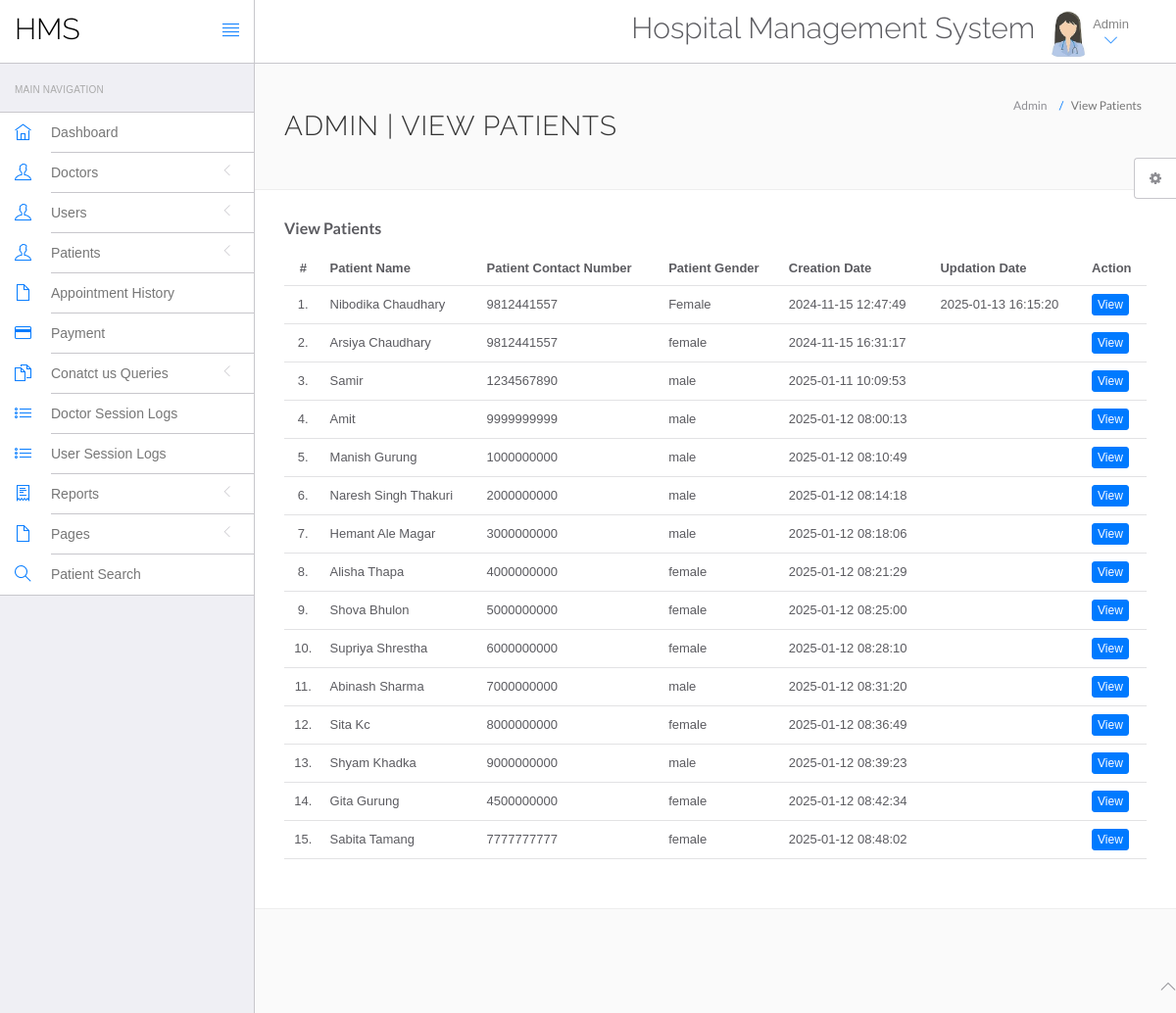
/hospital/hms/admin/manage-patient.php (signed in), run on the app's committed database.
### tables this page shows
CREATE TABLE `tblpatient` (
  `ID` int(10) NOT NULL,
  `Docid` int(10) DEFAULT NULL,
  `PatientName` varchar(200) DEFAULT NULL,
  `PatientContno` bigint(10) DEFAULT NULL,
  `PatientEmail` varchar(200) DEFAULT NULL,
  `PatientGender` varchar(50) DEFAULT NULL,
  `PatientAdd` mediumtext DEFAULT NULL,
  `PatientAge` int(10) DEFAULT NULL,
  `PatientMedhis` mediumtext DEFAULT NULL,
  `disease` text NOT NULL,
  `prescription` text NOT NULL,
  `CreationDate` timestamp NULL DEFAULT current_timestamp(),
  `UpdationDate` timestamp NULL DEFAULT NULL ON UPDATE current_timestamp()
);

### hospital/hms/admin/manage-patient.php (the view, shortened to what this page needs)
<?php
include('include/config.php');
if(strlen($_SESSION['id']==0)) {
 header('location:logout.php');
  } else{
?>
<!DOCTYPE html>
<html lang="en">
	<head>
		<link rel="stylesheet" href="vendor/bootstrap/css/bootstrap.min.css">
		<link rel="stylesheet" href="vendor/fontawesome/css/font-awesome.min.css">
		<link rel="stylesheet" href="vendor/themify-icons/themify-icons.min.css">
		<link href="vendor/animate.css/animate.min.css" rel="stylesheet" media="screen">
		<link href="vendor/perfect-scrollbar/perfect-scrollbar.min.css" rel="stylesheet" media="screen">
		<link href="vendor/switchery/switchery.min.css" rel="stylesheet" media="screen">
		<link href="vendor/bootstrap-touchspin/jquery.bootstrap-touchspin.min.css" rel="stylesheet" media="screen">
		<link href="vendor/select2/select2.min.css" rel="stylesheet" media="screen">
		<link href="vendor/bootstrap-datepicker/bootstrap-datepicker3.standalone.min.css" rel="stylesheet" media="screen">
		<link href="vendor/bootstrap-timepicker/bootstrap-timepicker.min.css" rel="stylesheet" media="screen">
		<link rel="stylesheet" href="assets/css/styles.css">
		<link rel="stylesheet" href="assets/css/plugins.css">
		<link rel="stylesheet" href="assets/css/themes/theme-1.css" id="skin_color" />
	</head>
	<body>
		<div id="app">
<?php include('include/sidebar.php');?>
<div class="app-content">
<?php include('include/header.php');?>
<div class="main-content" >
<div class="wrap-content container" id="container">
<section id="page-title">
<div class="row">
<div class="col-sm-8">
<h1 class="mainTitle">Admin | View Patients</h1>
</div>
<ol class="breadcrumb">
<li>
<span>Admin</span>
</li>
<li class="active">
<span>View Patients</span>
</li>
</ol>
</div>
</section>
<div class="container-fluid container-fullw bg-white">
<div class="row">
<div class="col-md-12">
<h5 class="over-title margin-bottom-15 text-bold">View <span class="text-bold">Patients</span></h5>
<table class="table table-hover" id="sample-table-1">
<thead>
<tr>
<th class="center">#</th>
<th>Patient Name</th>
<th>Patient Contact Number</th>
<th>Patient Gender </th>
<th>Creation Date </th>
<th>Updation Date </th>
<th>Action</th>
</tr>
</thead>
<tbody>
<?php
$sql=mysqli_query($con,"select * from tblpatient");
$cnt=1;
while($row=mysqli_fetch_array($sql))
{
?>
<tr>
<td class="center"><?php echo $cnt;?>.</td>
<td class="hidden-xs"><?php echo $row['PatientName'];?></td>
<td><?php echo $row['PatientContno'];?></td>
<td><?php echo $row['PatientGender'];?></td>
<td><?php echo $row['CreationDate'];?></td>
<td><?php echo $row['UpdationDate'];?>
</td>
<td>
<a href="view-patient.php?viewid=<?php echo $row['ID'];?>" class="btn btn-primary btn-xs" target="_blank">View</a>
</td>
</tr>
<?php
$cnt=$cnt+1;
 }?></tbody>
</table>
</div>
</div>
</div>
</div>
</div>
</div>
</div>
	<?php include('include/footer.php');?>
	<?php include('include/setting.php');?>
	</body>
</html>
<?php } ?>

### hospital/hms/admin/assets/css/themes/theme-1.css (style rules this page uses)
body { background: #FAFAFA; }

### data on the page
tblpatient: PatientName "Nibodika Chaudhary", PatientContno "9812441557", PatientGender "Female", CreationDate "2024-11-15 12:47:49", UpdationDate "2025-01-13 16:15:20"
tblpatient: PatientName "Arsiya Chaudhary", PatientContno "9812441557", PatientGender "female", CreationDate "2024-11-15 16:31:17"
tblpatient: PatientName "Samir", PatientContno "1234567890", PatientGender "male", CreationDate "2025-01-11 10:09:53"
tblpatient: PatientName "Amit", PatientContno "9999999999", PatientGender "male", CreationDate "2025-01-12 08:00:13"
tblpatient: PatientName "Manish Gurung", PatientContno "1000000000", PatientGender "male", CreationDate "2025-01-12 08:10:49"
tblpatient: PatientName "Naresh Singh Thakuri", PatientContno "2000000000", PatientGender "male", CreationDate "2025-01-12 08:14:18"
tblpatient: PatientName "Hemant Ale Magar", PatientContno "3000000000", PatientGender "male", CreationDate "2025-01-12 08:18:06"
tblpatient: PatientName "Alisha Thapa", PatientContno "4000000000", PatientGender "female", CreationDate "2025-01-12 08:21:29"
tblpatient: PatientName "Shova Bhulon", PatientContno "5000000000", PatientGender "female", CreationDate "2025-01-12 08:25:00"
tblpatient: PatientName "Supriya Shrestha", PatientContno "6000000000", PatientGender "female", CreationDate "2025-01-12 08:28:10"
tblpatient: PatientName "Abinash Sharma", PatientContno "7000000000", PatientGender "male", CreationDate "2025-01-12 08:31:20"
tblpatient: PatientName "Sita Kc", PatientContno "8000000000", PatientGender "female", CreationDate "2025-01-12 08:36:49"
tblpatient: PatientName "Shyam Khadka", PatientContno "9000000000", PatientGender "male", CreationDate "2025-01-12 08:39:23"
tblpatient: PatientName "Gita Gurung", PatientContno "4500000000", PatientGender "female", CreationDate "2025-01-12 08:42:34"
tblpatient: PatientName "Sabita Tamang", PatientContno "7777777777", PatientGender "female", CreationDate "2025-01-12 08:48:02"
